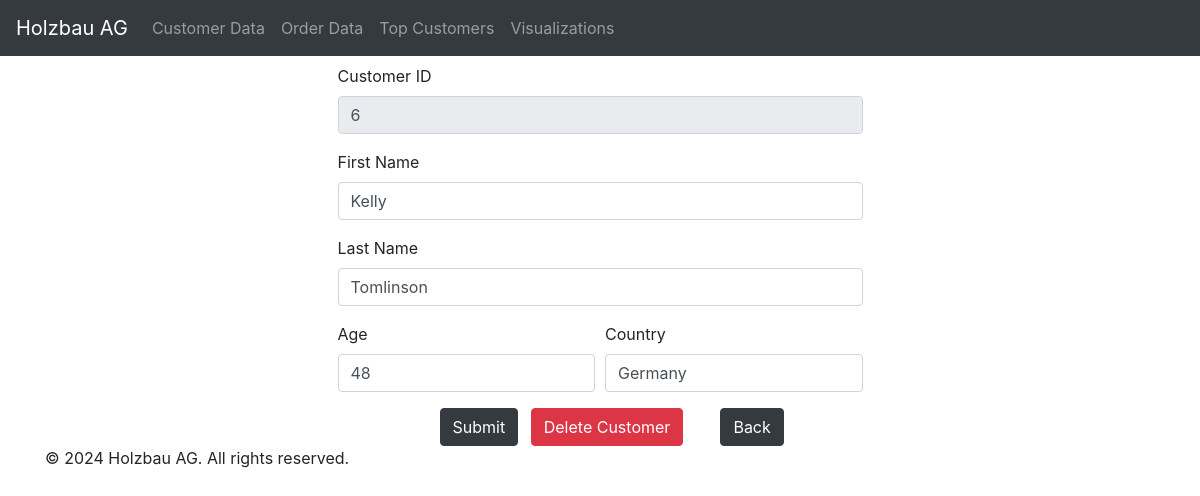
/edit_customer/6, run on the app's committed database.
### models.py (models this page shows, shortened)
class Customer(db.Model):
    __tablename__ = 'customer_data'
    Customer_ID = db.Column(db.Integer, primary_key=True)
    Customer_First_Name = db.Column(db.String(50), nullable=False)
    Customer_Last_Name = db.Column(db.String(50), nullable=False)
    Age = db.Column(db.Integer)
    Country = db.Column(db.String(50))
    orders = db.relationship('Order', backref='customer', lazy=True)

### routes.py (the view, shortened to what this page needs)
@bp.route('/edit_customer/<int:Customer_ID>', methods=['GET', 'POST'])
def edit_customer(Customer_ID):
    customer = Customer.query.get_or_404(Customer_ID)
    form = CustomerForm()
    return render_template('edit_customer.html', form=form, customer=customer)

### routes.py
class CustomerForm(FlaskForm):
    Customer_ID = IntegerField('Customer_ID', validators=[DataRequired()])
    Customer_First_Name = StringField('Customer_First_Name', validators=[DataRequired()])
    Customer_Last_Name = StringField('Customer_Last_Name', validators=[DataRequired()])
    Age = IntegerField('Age', validators=[DataRequired()])
    Country = StringField('Country', validators=[DataRequired()])
    submit = SubmitField('Submit')

### templates/edit_customer.html (shortened to what this page needs)
{% extends "base.html" %}
{% block content %}
<div class="container">
    <div class="row justify-content-center">
        <div class="col-md-6">
            <form action="/edit_customer/{{ customer.Customer_ID }}" method="post" class="needs-validation" novalidate>
                <div class="form-group">
                    <label for="Customer_ID">Customer ID</label>
                    <input type="text" id="Customer_ID" name="Customer_ID" class="form-control" value="{{ customer.Customer_ID }}" readonly>
                </div>
                <div class="form-group">
                    <label for="Customer_First_Name">First Name</label>
                    <input type="text" id="Customer_First_Name" name="Customer_First_Name" class="form-control" value="{{ customer.Customer_First_Name }}">
                </div>
                <div class="form-group">
                    <label for="Customer_Last_Name">Last Name</label>
                    <input type="text" id="Customer_Last_Name" name="Customer_Last_Name" class="form-control" value="{{ customer.Customer_Last_Name }}">
                </div>
                <div class="form-row">
                    <div class="col-md-6">
                        <div class="form-group">
                            <label for="Age">Age</label>
                            <input type="text" id="Age" name="Age" class="form-control" value="{{ customer.Age }}">
                        </div>
                    </div>
                    <div class="col-md-6">
                        <div class="form-group">
                            <label for="Country">Country</label>
                            <input type="text" id="Country" name="Country" class="form-control" value="{{ customer.Country }}">
                        </div>
                    </div>
                </div>
                <div class="form-row justify-content-center">
                    <div class="col-md-6">
                        <button type="submit" class="btn btn-dark mr-2" onclick="return confirm('Are you sure you want to edit this customer?')">Submit</button>
                        <a href="/delete_customer/{{ customer.Customer_ID }}" class="btn btn-danger mr-2" onclick="return confirm('Are you sure you want to delete this customer?')">Delete Customer</a>
                    </div>
                <div class="form-row justify-content-center">
                    <div class="col-md-6">
                        <a href="javascript:history.go(-1)" class="btn btn-dark back-button">Back</a>
                    </div>
                </div>
            </form>
        </div>
    </div>
</div>
{% endblock %}

### data on the page
Customer: Customer_ID "6", Customer_First_Name "Kelly", Customer_Last_Name "Tomlinson", Age "48", Country "Germany"
